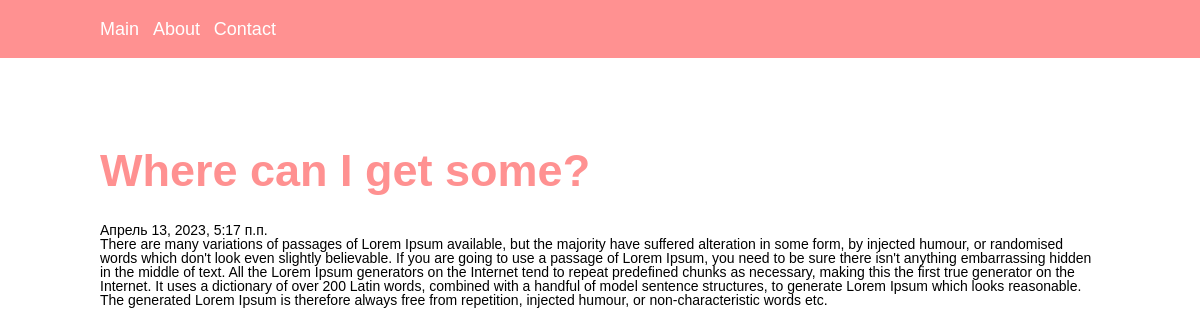
/post/view2/, run on the app's committed database.
### crudapp/models.py (models this page shows, shortened)
class Post(models.Model):
    title = models.CharField("Заголовок", max_length=255, null=True, blank=True)
    content = models.CharField("Контент", max_length=65525, null=True, blank=True)
    postDate = models.DateTimeField("Дата и время публикации", default=datetime.now)
    class Meta:
        verbose_name = "Пост"
        verbose_name_plural = "Посты"

### crudapp/views.py (the view)
# urls.py: path('post/view<int:pk>/', views.postDetail, name = 'postDetail'),
def postDetail(request, pk):
    post = get_object_or_404(Post, pk=pk)
    return render(request, "post-detail.html",{
        'post': post
    })

### crudapp/templates/post-detail.html (shortened to what this page needs)
{% extends 'base.html' %}
{% block content %}
    <main class="main">
        <div class="container">
            <h2 class="title">{{ post.title }}</h2>
            <h4>{{ post.postDate }}</h4>
            <p>{{ post.content }}</p>
        </div>
    </main>
{% endblock %}

### crudapp/static/css/style.css (style rules this page uses)
* { padding: 0; margin: 0; border: 0; }
*,*:before,*:after { -moz-box-sizing: border-box; -webkit-box-sizing: border-box; box-sizing: border-box; }
html,body { height: 100%; width: 100%; font-size: 100%; line-height: 1; font-size: 14px; -ms-text-size-adjust: 100%; -moz-text-size-adjust: 100%; -webkit-text-size-adjust: 100%; }
h1,h2,h3,h4,h5,h6 { font-size:inherit;font-weight: 400; }
* { font-family: sans-serif; }
.container { margin-left: 100px; margin-right: 100px; }
.main { padding: 90px 0px; }
.title { font-size:45px; font-weight: 700; color: rgb(255, 145, 145); margin-bottom: 30px; }

### data on the page
Post: title "Where can I get some?", postDate "Апрель 13, 2023, 5:17 п.п.", content "There are many variations of passages of Lorem Ipsum available, but the majority have suffered alteration in some form, by injected humour, or randomised words which don't look even slightly believable. If you are going to use a passage of Lorem Ipsum, you need to be sure there isn't anything embarrassing hidden in the middle of text. All the Lorem Ipsum generators on the Internet tend to repeat predefined chunks as necessary, making this the first true generator on the Internet. It uses a dictionary of over 200 Latin words, combined with a handful of model sentence structures, to generate Lorem Ipsum which looks reasonable. The generated Lorem Ipsum is therefore always free from…"
